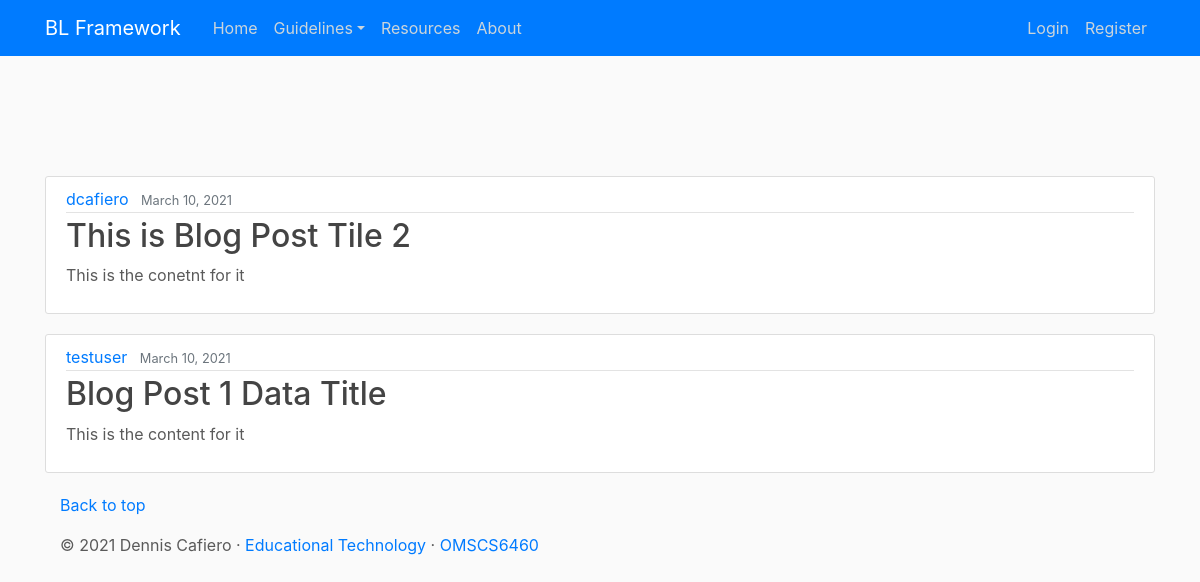
Page /blog/ on the earlier database version.
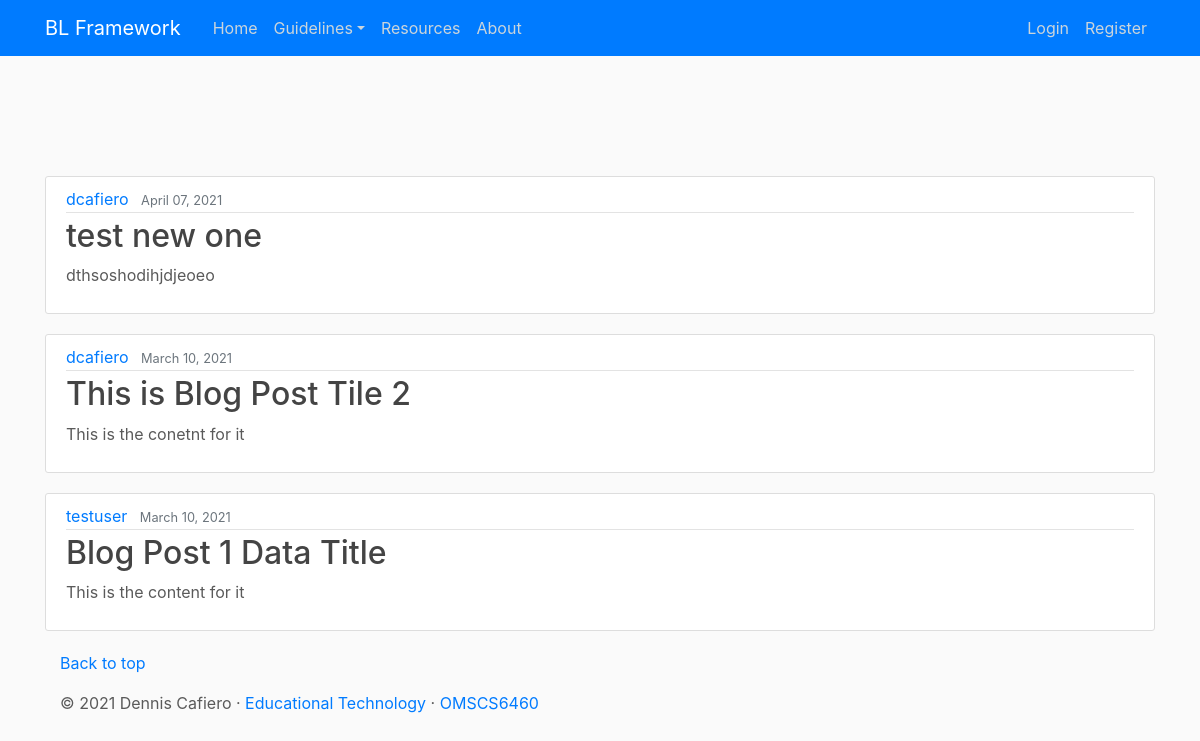
Same page on the later database version.
### blog/models.py (models this page shows, shortened)
class Post(models.Model):
    title = models.CharField(max_length=100)
    content = models.TextField()
    date_posted = models.DateTimeField(default=timezone.now)
    author = models.ForeignKey(User, on_delete=models.CASCADE)  # on_delete CASCADE means to delete the post if user deleted

### blog/views.py (the view)
# urls.py: path('', PostListView.as_view() , name='blog-home'),
class PostListView(ListView):
    model = Post
    template_name = 'blog/home.html'
    context_object_name = 'posts'
    ordering = ['-date_posted']

### templates/blog/home.html
{%  extends 'blog/base.html' %}
{% block content %}
    {% for post in posts %}
        <article class="media content-section">
          <div class="media-body">
            <div class="article-metadata">
              <a class="mr-2" href="#">{{ post.author }}</a>
              <small class="text-muted">{{ post.date_posted|date:'F d, Y' }}</small>
            </div>
            <h2><a class="article-title" href="#">{{ post.title }}</a></h2>
            <p class="article-content">{{ post.content }}</p>
          </div>
        </article>
    {% endfor %}
{%  endblock content %}

Differences in the rows shown:
added Post: author "dcafiero", date_posted "April 07, 2021", title "test new one", content "dthsoshodihjdjeoeo"
